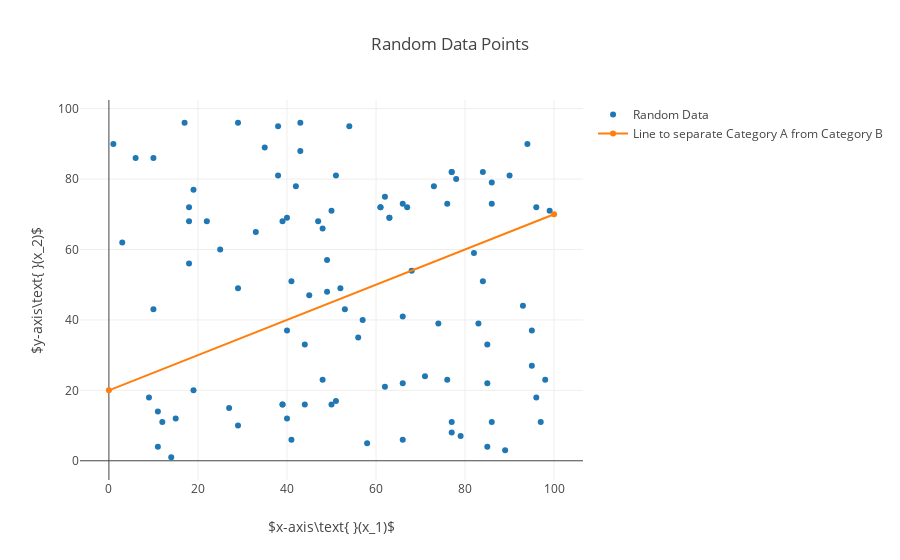

The notebook cell this image was saved under:
### Markdown cell above
# Perceptron
Let's look a the perceptron in more detail and describe it more formally and implement one.  A perceptron is more formally called a binary classifier, a type of linear classifier, and it's designed to predict the inputs category.  A classifier sepearates data into categories.  Our brains do this without much effort, such as, classifying mammales and reptiles, 2 and 4 legged animales, things by different colors, by smell and ect.  The perceptron simpley takes some inputs and performs a mathematical process and spits out an output/classification/prediction. To fully understand how the perceptron works, it needs to be looked at with example data.

Below is an arbitrary data set plotted on a graph with a line through them.  The goal of this perceptron is to classify what points are below and above the line.  What it means for a perceptron to learn to classify is that it learns a mathematical function to separate the two groups.  The mathematical function it will learn is represented by the line below.  Therefore, a perceptron or neural network is call a "Univesral Function Approximater".  The data points below represent training data for the perceptron.  Once the perceptron is trained it will be able to take in data points not listed in the graph below and predict if the point is below or above the line.  The perceptron that will be implemented will be trained using supervised learning and takes in inputs and outputs a 1 above the line and -1 for below the line.  The supervised learning approach means the training data below will be fed into the perceptron one-by-one and if it predicts the wrong category the perceptron will be penalized by tweaking it's algorithm programmatically.  Tweaking of the algorithm is known as gradient decent.  If the perceptron predicts the correct category, no penalty.  After training, the perceptron should be able to predict the correct category for data points not in the training set.

The formula for a line is represented like, $y=mx+b$.  The line that our perceptron will try to approximate below is $y=0.5x+20$.  As indicated in the graph below, the line passes through the y-intercept at 20 and has a slope of 0.5.

### Code cell
%matplotlib inline
import plotly.offline as plt
import plotly.graph_objs as go
import numpy as np

ts = 100

x1 = np.random.randint(ts, size=ts)
x2 = np.random.randint(ts, size=ts)

# the label represents the category. It will be used in the perceptron algorithm below during training
label = (x1>x2).astype(np.int)
label[label == 0] = -1

points = go.Scatter(
    x = x1,
    y = x2,
    mode = 'markers',
    marker = dict(
        symbol = 'circle'
    ),
    name = 'Random Data'
    
)

# Plot a line y=mx+b
x = np.linspace(0,ts,2)
m = 0.5
b = 20
y = m*x+b

line = go.Scatter(
    x = x,
    y = y,
    name = 'Line to separate Category A from Category B'
)

data = [points, line]

layout = go.Layout(
    title='Random Data Points',
    xaxis=dict(
        title='$x-axis\\text{ }(x_1)$'
    ),
    yaxis=dict(
        title='$y-axis\\text{ }(x_2)$'
    )
)

fig = go.Figure(data=data, layout=layout)
plt.iplot(fig)

### Figure 1 — Plotly figure (JSON) as saved in the notebook; plotly's stock layout.template omitted (floating-point values rounded to 4 significant figures)
{"data": [{"marker": {"symbol": "circle"}, "mode": "markers", "name": "Random Data", "type": "scatter", "uid": "26fb36d2-5532-46b5-ae1a-aaf9b4f438f5", "x": [62, 93, 19, 12, 61, 76, 40, 22, 45, 10, 50, 68, 38, 89, 49, 97, 79, 66, 85, 53, 18, 67, 29, 40, 11, 96, 39, 44, 11, 25, 18, 39, 19, 77, 10, 86, 54, 98, 62, 47, 1, 18, 27, 85, 52, 82, 42, 61, 9, 44, 58, 95, 50, 15, 74, 86, 86, 83, 41, 99, 6, 63, 85, 77, 66, 48, 77, 51, 63, 51, 94, 77, 56, 33, 84, 48, 43, 41, 39, 66, 43, 71, 3, 38, 73, 90, 66, 57, 17, 95, 49, 96, 78, 29, 29, 35, 84, 76, 14, 40], "y": [21, 44, 77, 11, 72, 23, 69, 68, 47, 86, 71, 54, 95, 3, 48, 11, 7, 41, 22, 43, 68, 72, 10, 37, 14, 72, 68, 33, 4, 60, 56, 16, 20, 82, 43, 79, 95, 23, 75, 68, 90, 72, 15, 33, 49, 59, 78, 72, 18, 16, 5, 27, 16, 12, 39, 73, 11, 39, 51, 71, 86, 69, 4, 82, 73, 23, 8, 17, 69, 81, 90, 11, 35, 65, 82, 66, 88, 6, 16, 6, 96, 24, 62, 81, 78, 81, 22, 40, 96, 37, 57, 18, 80, 49, 96, 89, 51, 73, 1, 12]}, {"name": "Line to separate Category A from Category B", "type": "scatter", "uid": "cc8b3a0b-5e53-402e-87c0-4ce218985932", "x": [0, 100], "y": [20, 70]}], "layout": {"autosize": true, "title": "Random Data Points", "xaxis": {"autorange": true, "range": [-5.98, 106.0], "title": "$x-axis\\text{ }(x_1)$", "type": "linear"}, "yaxis": {"autorange": true, "range": [-5.959, 103.0], "title": "$y-axis\\text{ }(x_2)$", "type": "linear"}}}
